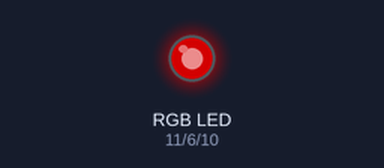
Bench run of a sketch on a simulated Arduino Uno, built with avr-gcc and run on an emulated ATmega328P. Parts: an RGB LED mixed from three pins (HIGH = lit). Dim RGB values are drawn brighter than linear.

Above: at 0.1 s.
Timing chart, 0 to 1.6 s (numbered marks = the images above):
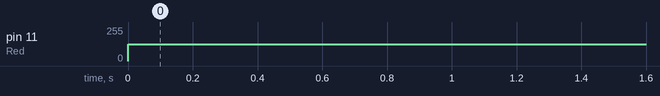

Measured:
- by itself, pin 11 (Red): 0/255 → 127/255 at 0.00 s

The sketch:

Basic_RGB_LED_Sketch.ino
```cpp
int Red = 11;             //Red is on pin 11
int Blue = 10;           //Green is on pin 10
int Green = 6;             //Blue is on pin 6

int RedBrightness = 127;        //Brightness range from 0-255 (Because analog write is 0-255 and analog read is 0-1023)
int BlueBrightness = 0;         //Brightness range from 0-255 (Because analog write is 0-255 and analog read is 0-1023)
int GreenBrightness = 0;        //Brightness range from 0-255 (Because analog write is 0-255 and analog read is 0-1023)

int ColorTime;                  //Variable for time each LED color will be on

void setup() {

  Serial.begin(115200);

  pinMode(Red, OUTPUT);
  pinMode(Green, OUTPUT);
  pinMode(Blue, OUTPUT);

}

void loop() {

  analogWrite(Red, RedBrightness);
  analogWrite(Green, GreenBrightness);
  analogWrite(Blue, BlueBrightness);

}
```
